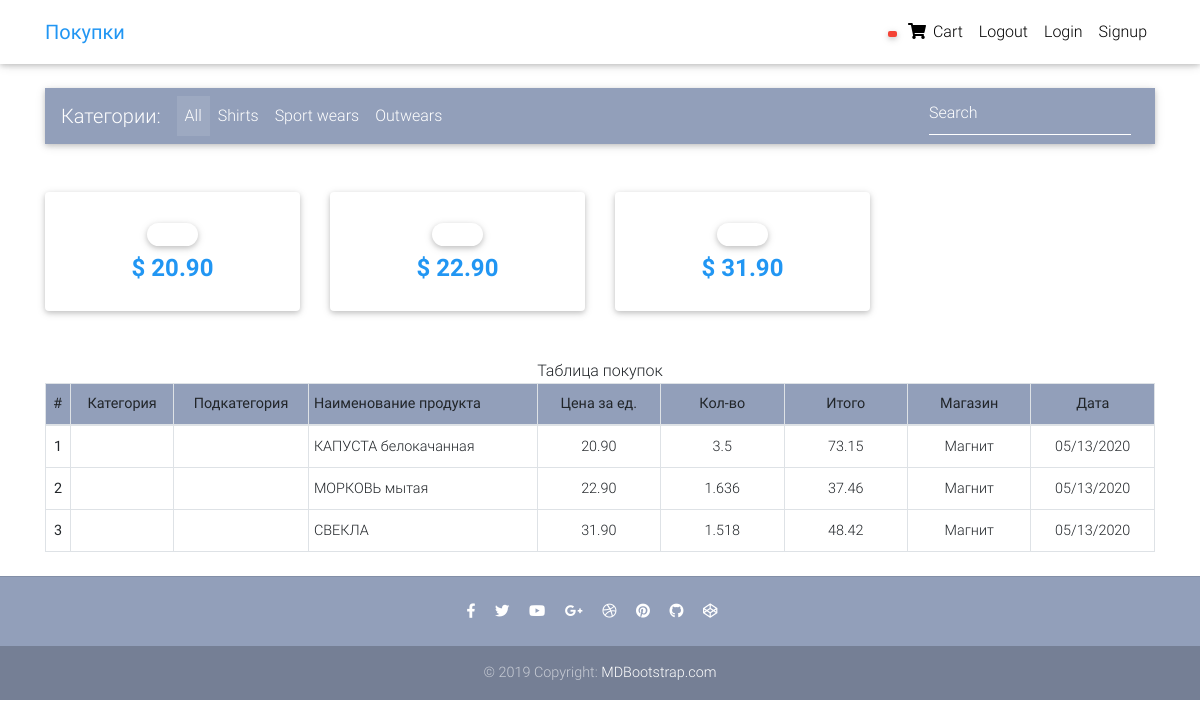
The page / on the database its author committed.
### core/models.py (models this page shows, shortened)
class Buys(models.Model):
    id_prd = models.ForeignKey(Products, on_delete=models.SET_DEFAULT, blank=True, null=True, default=None,  verbose_name = 'ID продукта')
    price = models.DecimalField(max_digits=10, decimal_places=2, default=0, verbose_name = 'Цена за ед.')
    quantity = models.FloatField(default=1, verbose_name = 'Количество')
    sum = models.DecimalField(max_digits=10, decimal_places=2, default=0, verbose_name = 'Сумма') #price*quantity
    date = models.DateTimeField(verbose_name = 'Дата покупки')
    id_shop =  models.ForeignKey(Shops, on_delete=models.SET_NULL, null=True, blank=True, verbose_name = 'ID магазина')
    class Meta:
        verbose_name = 'Покупка'
        verbose_name_plural = 'Покупки'
        db_table = 'buys' # Название таблицы в базе

class Products(models.Model):
    name = models.CharField(max_length=100, verbose_name='Название продукта')
    subcategory = models.ForeignKey(Subcategorys, on_delete=models.SET_NULL, null=True, blank=True)
    class Meta:
        verbose_name = 'Продукт'
        verbose_name_plural = 'Продукты'
        db_table = 'products' # Название таблицы в базе
    def __str__(self):
        return self.name

class Shops(models.Model):
    name = models.CharField(max_length=50, verbose_name='Название магазина')
    class Meta:
        verbose_name = 'Магазин'
        verbose_name_plural = 'Магазин'
        db_table = 'shops' # Название таблицы в базе
    def __str__(self):
        return self.name

### core/views.py (the view)
# urls.py: path('', HomeView.as_view(), name='home'),
class HomeView(ListView):
    model = Buys
    paginate_by = 10
    template_name = "home.html"

### templates/home.html (shortened to what this page needs)
{% extends "base.html" %}
{% block content %}
  <main>
    <div class="container">
      <nav class="navbar navbar-expand-lg navbar-dark mdb-color lighten-3 mt-3 mb-5">
        <span class="navbar-brand">Категории:</span>
        <div class="collapse navbar-collapse" id="basicExampleNav">
          <ul class="navbar-nav mr-auto">
            <li class="nav-item active">
              <a class="nav-link" href="#">All
              </a>
            </li>
            <li class="nav-item">
              <a class="nav-link" href="#">Shirts</a>
            </li>
            <li class="nav-item">
              <a class="nav-link" href="#">Sport wears</a>
            </li>
            <li class="nav-item">
              <a class="nav-link" href="#">Outwears</a>
            </li>
          </ul>
          <form class="form-inline">
            <div class="md-form my-0">
              <input class="form-control mr-sm-2" type="text" placeholder="Search" aria-label="Search">
            </div>
          </form>
        </div>
      </nav>
      <section class="text-center mb-4">
        <div class="row wow fadeIn">
          {% for item in object_list %}
          <div class="col-lg-3 col-md-6 mb-4">
            <div class="card">
              <div class="card-body text-center">
                <h5>
                  <strong>
                    <a href="{{ item.get_absolute_url }}" class="dark-grey-text">{{ item.title }}
                      <span class="badge badge-pill {{ item.get_label_display }}-color">NEW</span>
                    </a>
                  </strong>
                </h5>
                <h4 class="font-weight-bold blue-text">
                  <strong>$
                  {% if item.discount_price %}
                  {{ item.discount_price }}
                  {% else %}
                  {{ item.price }}
                  {% endif %}
                  </strong>
                </h4>
              </div>
            </div>
          </div>
          {% endfor %}
        </div>
      </section>
      <section class="text-center mb-4">
        <div class="panel panel-default">
          <div class="panel-heading">Таблица покупок</div>
          <table class="table table-sm table-hover table-bordered">
            <thead class="text-white-90" style="background-color: #929fba;">
              <tr>
                <th>#</th>
                <th>Категория</th>
                <th>Подкатегория</th>
                <th class="th-sm text-left">Наименование продукта</th>
                <th class="th-sm">Цена за ед.</th>
                <th class="th-sm">Кол-во</th>
                <th class="th-sm">Итого</th>
                <th class="th-sm">Магазин</th>
                <th class="th-sm">Дата</th>
              </tr>
            </thead>
            <tbody>
              {% for byu in object_list %}
              <tr>
                <th scope="row">{{ byu.id }}</th>
                <td></td>
                <td></td>
                <td class="text-left">{{ byu.id_prd }}</td>
                <td>{{ byu.price }}</td>
                <td>{{ byu.quantity }}</td>
                <td>{{ byu.sum }}</td>
                <td>{{ byu.id_shop }}</td>
                <td>{{ byu.date|date:"SHORT_DATE_FORMAT" }}</td>
              </tr>
              {% endfor %}
            </tbody>
          </table>
        </div>
      </section>
    </div>
  </main>
{% endblock content %}

### templates/base.html (shortened to what this page needs)
{% load static %}
<!DOCTYPE html>
<html lang="ru">
<head>
  <link rel="stylesheet" href="https://use.fontawesome.com/releases/v5.8.1/css/all.css">
  <link href="{% static 'css/bootstrap.min.css' %}" rel="stylesheet">
  <link href="{% static 'css/mdb.min.css' %}" rel="stylesheet">
  <link href="{% static 'css/style.min.css' %}" rel="stylesheet">
</head>
{% include "navbar.html" %}
<body>
    <div class="mt-5 pt-4">
    </div>
    {% block content %}
    {% endblock content %}
    {% include "footer.html" %}
</body>
</html>

### templates/navbar.html (shortened to what this page needs)
<nav class="navbar fixed-top navbar-expand-lg navbar-light white scrolling-navbar">
    <div class="container">
      <a class="navbar-brand waves-effect" href="/">
        <strong class="blue-text">Покупки</strong>
      </a>
      <div class="collapse navbar-collapse" id="navbarSupportedContent">
        <ul class="navbar-nav nav-flex-icons">
          <li class="nav-item">
            <a href="{% comment %}{% url 'core:order-summary' %}{% endcomment %}" class="nav-link waves-effect">
              <span class="badge red z-depth-1 mr-1"> {% comment %}{{ request.user|cart_item_count }} {% endcomment %}</span>
              <i class="fas fa-shopping-cart"></i>
              <span class="clearfix d-none d-sm-inline-block"> Cart </span>
            </a>
          </li>
          <li class="nav-item">
            <a class="nav-link waves-effect" href="{% comment %}{% url 'account_logout' %}{% endcomment %}">
              <span class="clearfix d-none d-sm-inline-block"> Logout </span>
            </a>
          </li>
          <li class="nav-item">
            <a class="nav-link waves-effect" href="{% comment %}{% url 'account_login' %}{% endcomment %}">
              <span class="clearfix d-none d-sm-inline-block"> Login </span>
            </a>
          </li>
          <li class="nav-item">
            <a class="nav-link waves-effect" href="{% comment %}{% url 'account_signup' %}{% endcomment %}">
              <span class="clearfix d-none d-sm-inline-block"> Signup </span>
            </a>
          </li>
        </ul>
      </div>
    </div>
  </nav>

### templates/footer.html
<footer class="page-footer text-center font-small mt-4 wow fadeIn">
    <hr class="my-4">
    <div class="pb-4">
      <a href="https://www.facebook.com/mdbootstrap" target="_blank">
        <i class="fab fa-facebook-f mr-3"></i>
      </a>
      <a href="https://twitter.com/MDBootstrap" target="_blank">
        <i class="fab fa-twitter mr-3"></i>
      </a>
      <a href="https://www.youtube.com/watch?v=7MUISDJ5ZZ4" target="_blank">
        <i class="fab fa-youtube mr-3"></i>
      </a>
      <a href="https://plus.google.com/u/0/b/107863090883699620484" target="_blank">
        <i class="fab fa-google-plus-g mr-3"></i>
      </a>
      <a href="https://dribbble.com/mdbootstrap" target="_blank">
        <i class="fab fa-dribbble mr-3"></i>
      </a>
      <a href="https://pinterest.com/mdbootstrap" target="_blank">
        <i class="fab fa-pinterest mr-3"></i>
      </a>
      <a href="https://github.com/mdbootstrap/bootstrap-material-design" target="_blank">
        <i class="fab fa-github mr-3"></i>
      </a>
      <a href="http://codepen.io/mdbootstrap/" target="_blank">
        <i class="fab fa-codepen mr-3"></i>
      </a>
    </div>
    <div class="footer-copyright py-3">
      © 2019 Copyright:
      <a href="https://mdbootstrap.com/education/bootstrap/" target="_blank"> MDBootstrap.com </a>
    </div>
  </footer>

### templates/scripts.html (shortened to what this page needs)
{% load static %}

### templates/base.html (style rules this page uses)
html, body, header, .carousel { height: 60vh; }

### rows shown on the page
Buys: price "20.90", id "1", id_prd "КАПУСТА белокачанная", quantity "3.5", sum "73.15", id_shop "Магнит", date "05/13/2020"
Buys: price "22.90", id "2", id_prd "МОРКОВЬ мытая", quantity "1.636", sum "37.46", id_shop "Магнит", date "05/13/2020"
Buys: price "31.90", id "3", id_prd "СВЕКЛА", quantity "1.518", sum "48.42", id_shop "Магнит", date "05/13/2020"
